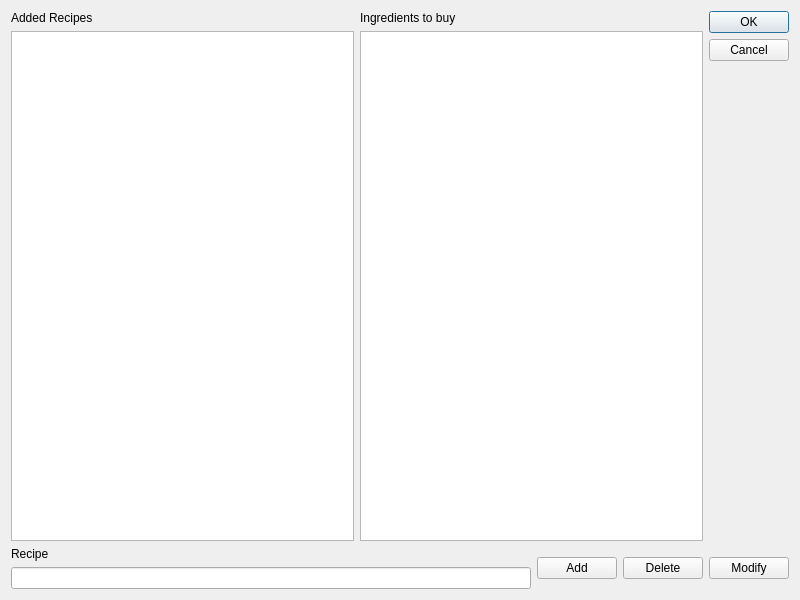
<?xml version="1.0" encoding="UTF-8"?>
<ui version="4.0">
 <class>MenuDialog</class>
 <widget class="QDialog" name="MenuDialog">
  <property name="enabled">
   <bool>true</bool>
  </property>
  <property name="geometry">
   <rect>
    <x>0</x>
    <y>0</y>
    <width>800</width>
    <height>600</height>
   </rect>
  </property>
  <property name="windowTitle">
   <string>Dialog</string>
  </property>
  <layout class="QGridLayout" name="gridLayout_3">
   <item row="0" column="0">
    <layout class="QGridLayout" name="gridLayout_2">
     <item row="0" column="0">
      <layout class="QGridLayout" name="gridLayout">
       <item row="0" column="0">
        <layout class="QVBoxLayout" name="verticalLayout_2">
         <item>
          <widget class="QLabel" name="label_2">
           <property name="text">
            <string>Added Recipes</string>
           </property>
          </widget>
         </item>
         <item>
          <widget class="QListView" name="listView"/>
         </item>
        </layout>
       </item>
       <item row="0" column="1">
        <layout class="QVBoxLayout" name="verticalLayout_3">
         <item>
          <widget class="QLabel" name="label_3">
           <property name="text">
            <string>Ingredients to buy</string>
           </property>
          </widget>
         </item>
         <item>
          <widget class="QListView" name="listView_2"/>
         </item>
        </layout>
       </item>
       <item row="0" column="2">
        <widget class="QDialogButtonBox" name="buttonBox">
         <property name="orientation">
          <enum>Qt::Vertical</enum>
         </property>
         <property name="standardButtons">
          <set>QDialogButtonBox::Cancel|QDialogButtonBox::Ok</set>
         </property>
        </widget>
       </item>
      </layout>
     </item>
     <item row="1" column="0">
      <layout class="QHBoxLayout" name="horizontalLayout_2">
       <item>
        <layout class="QVBoxLayout" name="verticalLayout">
         <item>
          <widget class="QLabel" name="label">
           <property name="text">
            <string>Recipe</string>
           </property>
          </widget>
         </item>
         <item>
          <widget class="QLineEdit" name="lineEdit"/>
         </item>
        </layout>
       </item>
       <item>
        <layout class="QHBoxLayout" name="horizontalLayout">
         <property name="bottomMargin">
          <number>0</number>
         </property>
         <item>
          <widget class="QPushButton" name="pushButton">
           <property name="sizePolicy">
            <sizepolicy hsizetype="Minimum" vsizetype="Fixed">
             <horstretch>0</horstretch>
             <verstretch>0</verstretch>
            </sizepolicy>
           </property>
           <property name="text">
            <string>Add</string>
           </property>
          </widget>
         </item>
         <item>
          <widget class="QPushButton" name="pushButton_2">
           <property name="text">
            <string>Delete</string>
           </property>
          </widget>
         </item>
         <item>
          <widget class="QPushButton" name="pushButton_3">
           <property name="text">
            <string>Modify</string>
           </property>
          </widget>
         </item>
        </layout>
       </item>
      </layout>
     </item>
    </layout>
   </item>
  </layout>
 </widget>
 <resources/>
 <connections>
  <connection>
   <sender>buttonBox</sender>
   <signal>accepted()</signal>
   <receiver>MenuDialog</receiver>
   <slot>accept()</slot>
   <hints>
    <hint type="sourcelabel">
     <x>248</x>
     <y>254</y>
    </hint>
    <hint type="destinationlabel">
     <x>157</x>
     <y>274</y>
    </hint>
   </hints>
  </connection>
  <connection>
   <sender>buttonBox</sender>
   <signal>rejected()</signal>
   <receiver>MenuDialog</receiver>
   <slot>reject()</slot>
   <hints>
    <hint type="sourcelabel">
     <x>316</x>
     <y>260</y>
    </hint>
    <hint type="destinationlabel">
     <x>286</x>
     <y>274</y>
    </hint>
   </hints>
  </connection>
 </connections>
</ui>
